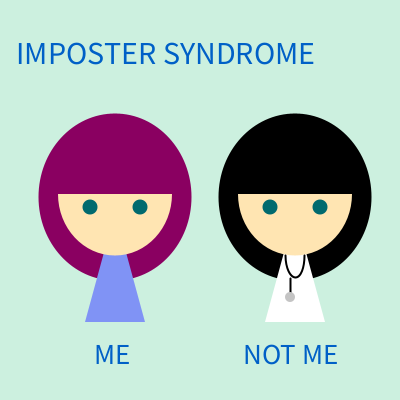
Frame 1 (no input)
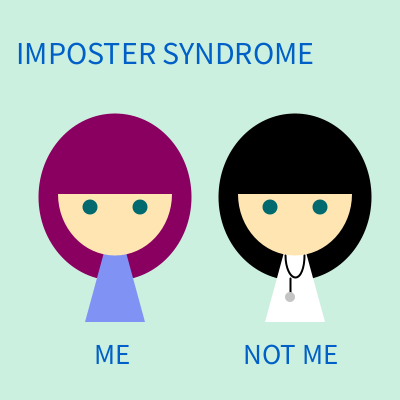
Frame 60 (the mouse pressed at the canvas centre just before this capture)
Frame 120 (the mouse held since frame 60 and released just before this capture): identical to frame 60, image omitted

The Processing sketch that drew these frames (run headless with seeded random() and noise(); from frame 60 on, the mouse is pressed at the canvas centre):

// Processing sketch: imposter
// ── imposter.pde
int xcenter = 115;
int ycenter = 192;
int eyesize = 15;

void setup() {
  size(400,400);
}

void draw() {
background(204, 240, 223);
noStroke();

fill(0, 96, 199);
textSize(32);
text("IMPOSTER SYNDROME", 16, 64);
textSize(29);
text("ME", 94, 364);
text("NOT ME", 243, 364);
strokeWeight(2);

//girl    
    //hair
    fill(138, 0, 97);
    ellipse(xcenter, ycenter + 5, 153, 167);
    //clothes
    fill(128, 147, 245);
    triangle(xcenter, ycenter + 20, xcenter - 30, ycenter + 130, xcenter+30, ycenter + 130);
    //face
    fill(255, 229, 178);
    arc(xcenter, ycenter + 2, 114, 123, 0, PI); 
    //eyes
    fill(0, 106, 110);
    ellipse (xcenter - 25, ycenter + 15, eyesize, eyesize);
    ellipse (xcenter + 25, ycenter + 15, eyesize, eyesize);
    
//doctor
    //hair
    fill(0, 0, 0);
    ellipse(xcenter + 180, ycenter + 5, 153, 167);
    //clothes
    fill(255, 255, 255);
    triangle(xcenter+180, ycenter+20, xcenter+150, ycenter+130, xcenter+210, ycenter + 130);
    //face
    fill(255, 229, 178);
    arc(xcenter+180, ycenter + 2, 114, 123, 0, PI); 
    //eyes
    fill(0, 106, 110);
    ellipse (xcenter +155, ycenter + 15, eyesize, eyesize);
    ellipse (xcenter + 205, ycenter + 15, eyesize, eyesize);
    //ear thing
    stroke(0, 0, 0);
    noFill();
    arc(xcenter+180, ycenter + 63, 19, 45, 0, PI); 
    line(290, 278, 290, 293);
    fill(196, 196, 196);
    noStroke();
    ellipse(290, 297, 10, 10);
};
